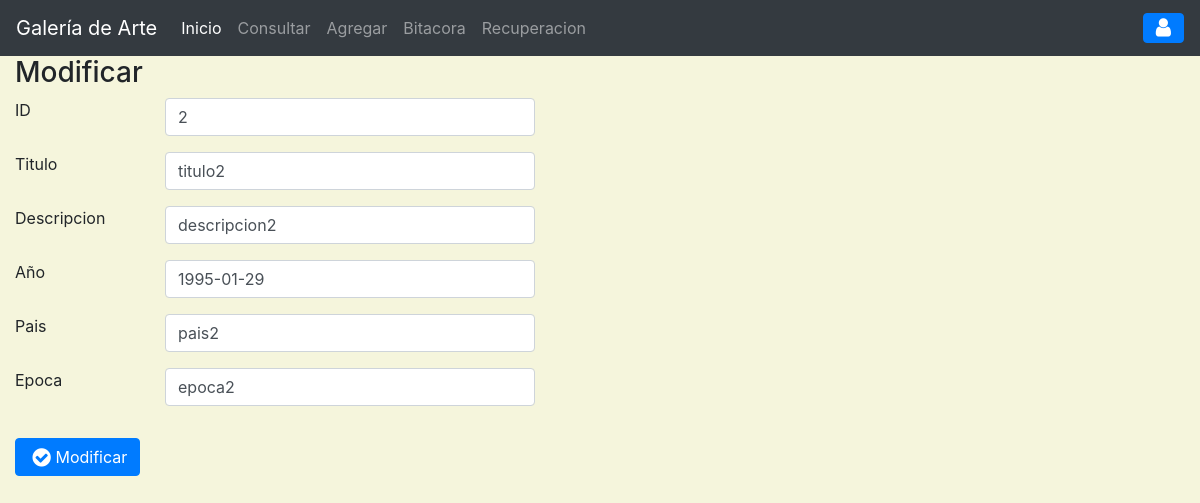
/?c=objetoArte&a=FormAgregar&id=2, run on an earlier commit of the app's database.
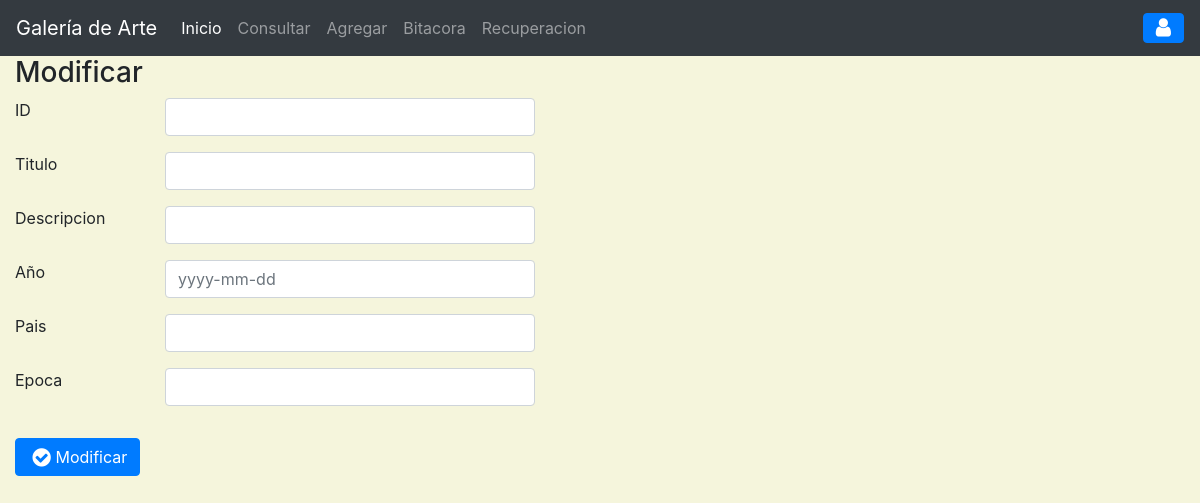
And on a later commit of the database.
### tables this page shows
CREATE TABLE `objetoarte` (
  `idobj` int(11) NOT NULL,
  `titObj` varchar(30) DEFAULT NULL,
  `descObj` varchar(80) DEFAULT NULL,
  `anioObj` date DEFAULT NULL,
  `paisObj` varchar(35) DEFAULT NULL,
  `epocaObj` varchar(30) DEFAULT NULL,
  PRIMARY KEY (`idobj`)
);

### controller/objetoarte.controlador.php (called while the page is built, shortened)
<?php
require_once('model/objetoArte.php');
class ObjetoArteControlador
{
    private $modelo;
    public function __CONSTRUCT(){
        $this->modelo = new ObjetoArte();
    }
   public function FormAgregar(){
            if(isset($_GET['id'])){
                $obArt = $this->modelo->getObjetoById($_GET['id'])[0];
                $titulo = "Modificar";
            }
            require_once "view/header.php";
            require_once "view/objetoArte/agregar.php";
            require_once "view/footer.php";
        }
}
?>

### model/conexion.php (called while the page is built, shortened)
<?php
class BaseDeDatos
{
    public static function Conectar(){
        try {
            $conexion = new PDO("mysql:host=".self::servidor.";dbname="
            .self::basedatos.";charset=utf8",self::usuario,self::password);
            $conexion->setAttribute(PDO::ATTR_ERRMODE,PDO::ERRMODE_EXCEPTION);
            return $conexion;
        } catch (PDOException $e) {
            return "Fallo la conexion a la base de datos".$e->getMessage();
        }
    }
}
?>

### model/objetoArte.php (called while the page is built, shortened)
<?php
class ObjetoArte
{
    private $pdo;
    public function __CONSTRUCT(){
        $this->pdo = BaseDeDatos::Conectar();
    }
    public function getObjetoById($id){
        try {
            $sql = "SELECT * FROM objetoarte WHERE idobj=$id";
            $consulta = $this->pdo->prepare($sql);
            $consulta->execute();
            return $consulta->fetchAll(PDO::FETCH_OBJ);
        } catch (Exception $e) {
            die($e->getMessage());
        }
    }
}
?>

### view/objetoArte/agregar.php (the view, shortened to what this page needs)
<main class="app-content">
<div class="col-md-6">
          <div class="tile">
            <h3 class="tile-title"><?=$titulo?></h3>
            <div class="tile-body">
              <form class="form-horizontal" method="POST" action="view/objetoArte/guardar-objetoarte.php">
                <div class="form-group row">
                  <label class="control-label col-md-3">ID</label>
                  <div class="col-md-8">
                    <input class="form-control" type="number" name="IdArte" value="<?=$obArt->idobj ?? ''?>" placeholder="" required>
                  </div>
                </div>
                <div class="form-group row">
                  <label class="control-label col-md-3">Titulo</label>
                  <div class="col-md-8">
                    <input class="form-control" type="text" name="TituloArte" value="<?=$obArt->titObj ?? ''?>" placeholder="" required>
                  </div>
                </div>
                <div class="form-group row">
                  <label class="control-label col-md-3">Descripcion</label>
                  <div class="col-md-8">
                    <input class="form-control" type="text" name="DesArte" value="<?=$obArt->descObj ?? ''?>" placeholder="" required>
                  </div>
                </div>
                <div class="form-group row">
                  <label class="control-label col-md-3">Año</label>
                  <div class="col-md-8">
                    <input class="form-control" type="text" name="AñoArte" value="<?=$obArt->anioObj ?? ''?>" placeholder="yyyy-mm-dd" required>
                  </div>
                </div>
                <div class="form-group row">
                  <label class="control-label col-md-3">Pais</label>
                  <div class="col-md-8">
                    <input class="form-control" type="text" name="PaisArte" value="<?=$obArt->paisObj ?? ''?>" placeholder="" required>
                  </div>
                </div>
                <div class="form-group row">
                  <label class="control-label col-md-3">Epoca</label>
                  <div class="col-md-8">
                    <input class="form-control" type="text" name="EpocaArte" value="<?=$obArt->epocaObj ?? ''?>" placeholder="" required>
                  </div>
                </div>
            <div class="tile-footer">
              <div class="row">
                <div class="col-md-8 col-md-offset-3">
                  <button class="btn btn-primary" type="submit"><i class="fa fa-fw fa-lg fa-check-circle">
                  </i><?=$titulo?></button>
                </div>
              </div>
            </div>
            </form>
          </div>
</div>
</main>

What changed in the data, as far as the page shows it:
removed objetoarte: IdArte "2", TituloArte "titulo2", DesArte "descripcion2", AñoArte "1995-01-29", PaisArte "pais2", EpocaArte "epoca2"
